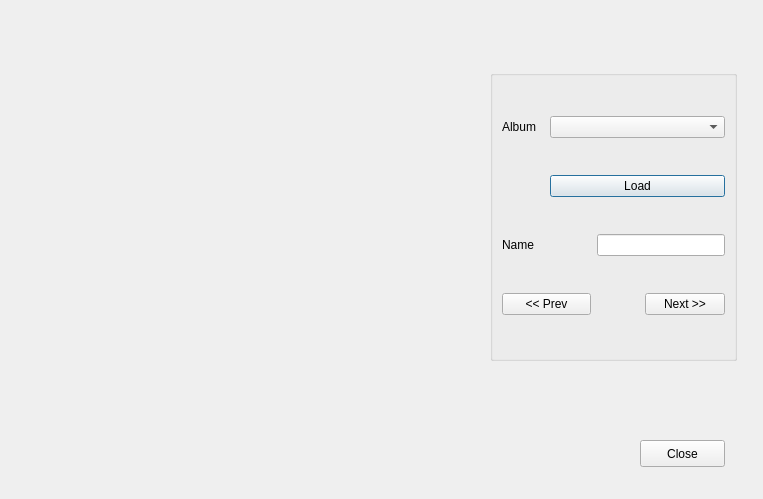
<?xml version="1.0" encoding="UTF-8"?>
<ui version="4.0">
 <class>FaceRegistryUI</class>
 <widget class="QDialog" name="FaceRegistryUI">
  <property name="geometry">
   <rect>
    <x>0</x>
    <y>0</y>
    <width>763</width>
    <height>499</height>
   </rect>
  </property>
  <property name="windowTitle">
   <string>Face Album</string>
  </property>
  <property name="windowIcon">
   <iconset theme="face-cool">
    <normaloff>.</normaloff>.</iconset>
  </property>
  <widget class="QGroupBox" name="groupBox">
   <property name="geometry">
    <rect>
     <x>490</x>
     <y>70</y>
     <width>247</width>
     <height>291</height>
    </rect>
   </property>
   <property name="title">
    <string/>
   </property>
   <layout class="QGridLayout" name="gridLayout">
    <item row="1" column="1" colspan="3">
     <widget class="QPushButton" name="loadButton">
      <property name="text">
       <string>Load</string>
      </property>
     </widget>
    </item>
    <item row="0" column="0">
     <widget class="QLabel" name="label">
      <property name="text">
       <string>Album</string>
      </property>
      <property name="buddy">
       <cstring>registryNameSelect</cstring>
      </property>
     </widget>
    </item>
    <item row="0" column="1" colspan="3">
     <widget class="QComboBox" name="registryNameSelect"/>
    </item>
    <item row="3" column="3">
     <widget class="QPushButton" name="nextFaceButton">
      <property name="text">
       <string>Next &gt;&gt;</string>
      </property>
     </widget>
    </item>
    <item row="3" column="0" colspan="2">
     <widget class="QPushButton" name="prevFaceButton">
      <property name="text">
       <string>&lt;&lt; Prev</string>
      </property>
     </widget>
    </item>
    <item row="2" column="2" colspan="2">
     <widget class="QLineEdit" name="faceName">
      <property name="readOnly">
       <bool>true</bool>
      </property>
     </widget>
    </item>
    <item row="2" column="0" colspan="2">
     <widget class="QLabel" name="label_2">
      <property name="text">
       <string>Name</string>
      </property>
      <property name="buddy">
       <cstring>faceName</cstring>
      </property>
     </widget>
    </item>
   </layout>
  </widget>
  <widget class="QWidget" name="faceImageArea" native="true">
   <property name="geometry">
    <rect>
     <x>80</x>
     <y>40</y>
     <width>321</width>
     <height>301</height>
    </rect>
   </property>
  </widget>
  <widget class="QPushButton" name="closeViewButton">
   <property name="geometry">
    <rect>
     <x>640</x>
     <y>440</y>
     <width>85</width>
     <height>27</height>
    </rect>
   </property>
   <property name="text">
    <string>Close</string>
   </property>
  </widget>
 </widget>
 <resources/>
 <connections>
  <connection>
   <sender>loadButton</sender>
   <signal>clicked()</signal>
   <receiver>FaceRegistryUI</receiver>
   <slot>load_face_registry()</slot>
   <hints>
    <hint type="sourcelabel">
     <x>627</x>
     <y>190</y>
    </hint>
    <hint type="destinationlabel">
     <x>643</x>
     <y>31</y>
    </hint>
   </hints>
  </connection>
  <connection>
   <sender>nextFaceButton</sender>
   <signal>clicked()</signal>
   <receiver>FaceRegistryUI</receiver>
   <slot>show_next_face()</slot>
   <hints>
    <hint type="sourcelabel">
     <x>670</x>
     <y>303</y>
    </hint>
    <hint type="destinationlabel">
     <x>576</x>
     <y>42</y>
    </hint>
   </hints>
  </connection>
  <connection>
   <sender>prevFaceButton</sender>
   <signal>clicked()</signal>
   <receiver>FaceRegistryUI</receiver>
   <slot>show_prev_face()</slot>
   <hints>
    <hint type="sourcelabel">
     <x>565</x>
     <y>302</y>
    </hint>
    <hint type="destinationlabel">
     <x>520</x>
     <y>435</y>
    </hint>
   </hints>
  </connection>
  <connection>
   <sender>closeViewButton</sender>
   <signal>clicked()</signal>
   <receiver>FaceRegistryUI</receiver>
   <slot>close()</slot>
   <hints>
    <hint type="sourcelabel">
     <x>706</x>
     <y>447</y>
    </hint>
    <hint type="destinationlabel">
     <x>735</x>
     <y>409</y>
    </hint>
   </hints>
  </connection>
  <connection>
   <sender>registryNameSelect</sender>
   <signal>currentIndexChanged(QString)</signal>
   <receiver>FaceRegistryUI</receiver>
   <slot>set_current_face_registry(QString)</slot>
   <hints>
    <hint type="sourcelabel">
     <x>608</x>
     <y>131</y>
    </hint>
    <hint type="destinationlabel">
     <x>457</x>
     <y>69</y>
    </hint>
   </hints>
  </connection>
 </connections>
 <slots>
  <slot>load_face_registry()</slot>
  <slot>show_next_face()</slot>
  <slot>show_prev_face()</slot>
  <slot>set_current_face_registry(QString)</slot>
 </slots>
</ui>
